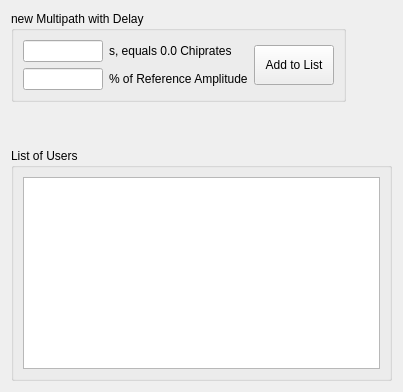
         <widget class="QWidget" name="mw">
          <attribute name="title">
           <string>MW</string>
          </attribute>
          <layout class="QGridLayout" name="gridLayout_18">
           <item row="0" column="0">
            <widget class="QGroupBox" name="groupBox_13">
             <property name="title">
              <string>new Multipath with Delay</string>
             </property>
             <layout class="QGridLayout" name="gridLayout_16">
              <item row="0" column="0">
               <widget class="QLineEdit" name="lineEdit_channel_mw_seconds">
                <property name="minimumSize">
                 <size>
                  <width>60</width>
                  <height>0</height>
                 </size>
                </property>
                <property name="maximumSize">
                 <size>
                  <width>80</width>
                  <height>16777215</height>
                 </size>
                </property>
               </widget>
              </item>
              <item row="0" column="1">
               <widget class="QLabel" name="label_25">
                <property name="text">
                 <string>s, equals 0.0 Chiprates</string>
                </property>
               </widget>
              </item>
              <item row="1" column="0">
               <widget class="QLineEdit" name="lineEdit_channel_mw_procent">
                <property name="minimumSize">
                 <size>
                  <width>60</width>
                  <height>0</height>
                 </size>
                </property>
                <property name="maximumSize">
                 <size>
                  <width>80</width>
                  <height>16777215</height>
                 </size>
                </property>
               </widget>
              </item>
              <item row="1" column="1">
               <widget class="QLabel" name="label_26">
                <property name="text">
                 <string>% of Reference Amplitude</string>
                </property>
               </widget>
              </item>
              <item row="0" column="2" rowspan="2">
               <widget class="QPushButton" name="pushButton_channel_mw_addtolist">
                <property name="minimumSize">
                 <size>
                  <width>0</width>
                  <height>40</height>
                 </size>
                </property>
                <property name="text">
                 <string>Add to List</string>
                </property>
               </widget>
              </item>
             </layout>
            </widget>
           </item>
           <item row="0" column="1">
            <spacer name="horizontalSpacer_2">
             <property name="orientation">
              <enum>Qt::Horizontal</enum>
             </property>
             <property name="sizeHint" stdset="0">
              <size>
               <width>40</width>
               <height>20</height>
              </size>
             </property>
            </spacer>
           </item>
           <item row="2" column="0" colspan="2">
            <widget class="QGroupBox" name="groupBox_14">
             <property name="title">
              <string>List of Users</string>
             </property>
             <layout class="QGridLayout" name="gridLayout_17">
              <item row="1" column="0">
               <widget class="QListWidget" name="listWidget_channel_mw_users"/>
              </item>
             </layout>
            </widget>
           </item>
           <item row="1" column="0" colspan="2">
            <spacer name="verticalSpacer_4">
             <property name="orientation">
              <enum>Qt::Vertical</enum>
             </property>
             <property name="sizeHint" stdset="0">
              <size>
               <width>20</width>
               <height>40</height>
              </size>
             </property>
            </spacer>
           </item>
          </layout>
         </widget>
